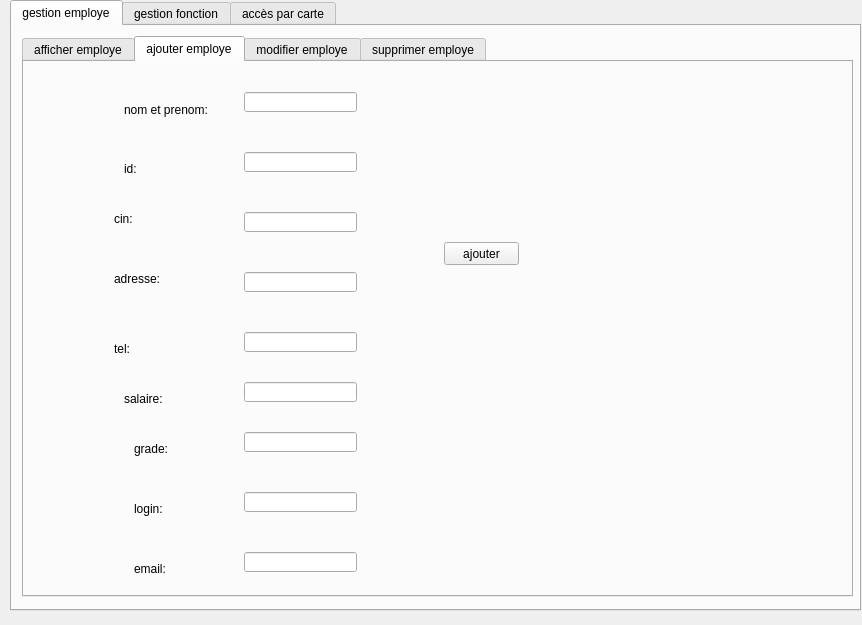
<?xml version="1.0" encoding="UTF-8"?>
<ui version="4.0">
 <class>employe</class>
 <widget class="QDialog" name="employe">
  <property name="geometry">
   <rect>
    <x>0</x>
    <y>0</y>
    <width>862</width>
    <height>625</height>
   </rect>
  </property>
  <property name="windowTitle">
   <string>Dialog</string>
  </property>
  <widget class="QTabWidget" name="tabWidget">
   <property name="geometry">
    <rect>
     <x>10</x>
     <y>0</y>
     <width>851</width>
     <height>611</height>
    </rect>
   </property>
   <property name="currentIndex">
    <number>0</number>
   </property>
   <widget class="QWidget" name="tab">
    <attribute name="title">
     <string>gestion employe</string>
    </attribute>
    <widget class="QTabWidget" name="tabWidget_2">
     <property name="geometry">
      <rect>
       <x>10</x>
       <y>10</y>
       <width>831</width>
       <height>561</height>
      </rect>
     </property>
     <property name="currentIndex">
      <number>1</number>
     </property>
     <widget class="QWidget" name="tab_4">
      <attribute name="title">
       <string>afficher employe</string>
      </attribute>
      <widget class="QTableView" name="tableView_employe">
       <property name="geometry">
        <rect>
         <x>10</x>
         <y>80</y>
         <width>801</width>
         <height>371</height>
        </rect>
       </property>
      </widget>
      <widget class="QPushButton" name="tri_id">
       <property name="geometry">
        <rect>
         <x>370</x>
         <y>20</y>
         <width>75</width>
         <height>23</height>
        </rect>
       </property>
       <property name="text">
        <string>tri par id</string>
       </property>
      </widget>
      <widget class="QPushButton" name="tri_grade">
       <property name="geometry">
        <rect>
         <x>470</x>
         <y>20</y>
         <width>75</width>
         <height>23</height>
        </rect>
       </property>
       <property name="text">
        <string>tri par grade</string>
       </property>
      </widget>
      <widget class="QPushButton" name="tri_nom">
       <property name="geometry">
        <rect>
         <x>570</x>
         <y>20</y>
         <width>75</width>
         <height>23</height>
        </rect>
       </property>
       <property name="text">
        <string>tri par nom</string>
       </property>
      </widget>
      <widget class="QPushButton" name="mailing_list">
       <property name="geometry">
        <rect>
         <x>740</x>
         <y>50</y>
         <width>75</width>
         <height>23</height>
        </rect>
       </property>
       <property name="text">
        <string>mailing list</string>
       </property>
      </widget>
      <widget class="QLineEdit" name="lineEdit">
       <property name="geometry">
        <rect>
         <x>110</x>
         <y>20</y>
         <width>221</width>
         <height>21</height>
        </rect>
       </property>
      </widget>
     </widget>
     <widget class="QWidget" name="tab_5">
      <attribute name="title">
       <string>ajouter employe</string>
      </attribute>
      <widget class="QLineEdit" name="nomPrenom">
       <property name="geometry">
        <rect>
         <x>220</x>
         <y>30</y>
         <width>113</width>
         <height>20</height>
        </rect>
       </property>
      </widget>
      <widget class="QLineEdit" name="id">
       <property name="geometry">
        <rect>
         <x>220</x>
         <y>90</y>
         <width>113</width>
         <height>20</height>
        </rect>
       </property>
      </widget>
      <widget class="QLineEdit" name="cin">
       <property name="geometry">
        <rect>
         <x>220</x>
         <y>150</y>
         <width>113</width>
         <height>20</height>
        </rect>
       </property>
      </widget>
      <widget class="QLineEdit" name="adresse">
       <property name="geometry">
        <rect>
         <x>220</x>
         <y>210</y>
         <width>113</width>
         <height>20</height>
        </rect>
       </property>
      </widget>
      <widget class="QLineEdit" name="tel">
       <property name="geometry">
        <rect>
         <x>220</x>
         <y>270</y>
         <width>113</width>
         <height>20</height>
        </rect>
       </property>
      </widget>
      <widget class="QLineEdit" name="salaire">
       <property name="geometry">
        <rect>
         <x>220</x>
         <y>320</y>
         <width>113</width>
         <height>20</height>
        </rect>
       </property>
      </widget>
      <widget class="QLineEdit" name="grade">
       <property name="geometry">
        <rect>
         <x>220</x>
         <y>370</y>
         <width>113</width>
         <height>20</height>
        </rect>
       </property>
      </widget>
      <widget class="QLineEdit" name="login">
       <property name="geometry">
        <rect>
         <x>220</x>
         <y>430</y>
         <width>113</width>
         <height>20</height>
        </rect>
       </property>
      </widget>
      <widget class="QLineEdit" name="email">
       <property name="geometry">
        <rect>
         <x>220</x>
         <y>490</y>
         <width>113</width>
         <height>20</height>
        </rect>
       </property>
      </widget>
      <widget class="QLabel" name="label">
       <property name="geometry">
        <rect>
         <x>100</x>
         <y>40</y>
         <width>101</width>
         <height>16</height>
        </rect>
       </property>
       <property name="text">
        <string>nom et prenom:</string>
       </property>
      </widget>
      <widget class="QLabel" name="label_2">
       <property name="geometry">
        <rect>
         <x>100</x>
         <y>100</y>
         <width>47</width>
         <height>14</height>
        </rect>
       </property>
       <property name="text">
        <string>id:</string>
       </property>
      </widget>
      <widget class="QLabel" name="label_3">
       <property name="geometry">
        <rect>
         <x>90</x>
         <y>150</y>
         <width>47</width>
         <height>14</height>
        </rect>
       </property>
       <property name="text">
        <string>cin:</string>
       </property>
      </widget>
      <widget class="QLabel" name="label_4">
       <property name="geometry">
        <rect>
         <x>90</x>
         <y>210</y>
         <width>47</width>
         <height>14</height>
        </rect>
       </property>
       <property name="text">
        <string>adresse:</string>
       </property>
      </widget>
      <widget class="QLabel" name="label_5">
       <property name="geometry">
        <rect>
         <x>90</x>
         <y>280</y>
         <width>47</width>
         <height>14</height>
        </rect>
       </property>
       <property name="text">
        <string>tel:</string>
       </property>
      </widget>
      <widget class="QLabel" name="label_6">
       <property name="geometry">
        <rect>
         <x>100</x>
         <y>330</y>
         <width>47</width>
         <height>14</height>
        </rect>
       </property>
       <property name="text">
        <string>salaire:</string>
       </property>
      </widget>
      <widget class="QLabel" name="label_7">
       <property name="geometry">
        <rect>
         <x>110</x>
         <y>380</y>
         <width>47</width>
         <height>14</height>
        </rect>
       </property>
       <property name="text">
        <string>grade:</string>
       </property>
      </widget>
      <widget class="QLabel" name="label_8">
       <property name="geometry">
        <rect>
         <x>110</x>
         <y>440</y>
         <width>47</width>
         <height>14</height>
        </rect>
       </property>
       <property name="text">
        <string>login:</string>
       </property>
      </widget>
      <widget class="QLabel" name="label_9">
       <property name="geometry">
        <rect>
         <x>110</x>
         <y>500</y>
         <width>47</width>
         <height>14</height>
        </rect>
       </property>
       <property name="text">
        <string>email:</string>
       </property>
      </widget>
      <widget class="QPushButton" name="ajouter">
       <property name="geometry">
        <rect>
         <x>420</x>
         <y>180</y>
         <width>75</width>
         <height>23</height>
        </rect>
       </property>
       <property name="text">
        <string>ajouter</string>
       </property>
      </widget>
     </widget>
     <widget class="QWidget" name="tab_6">
      <attribute name="title">
       <string>modifier employe</string>
      </attribute>
      <widget class="QLabel" name="label_10">
       <property name="geometry">
        <rect>
         <x>60</x>
         <y>40</y>
         <width>47</width>
         <height>14</height>
        </rect>
       </property>
       <property name="text">
        <string>id:</string>
       </property>
      </widget>
      <widget class="QLabel" name="label_11">
       <property name="geometry">
        <rect>
         <x>60</x>
         <y>100</y>
         <width>47</width>
         <height>14</height>
        </rect>
       </property>
       <property name="text">
        <string>salaire:</string>
       </property>
      </widget>
      <widget class="QLabel" name="label_12">
       <property name="geometry">
        <rect>
         <x>60</x>
         <y>170</y>
         <width>47</width>
         <height>14</height>
        </rect>
       </property>
       <property name="text">
        <string>grade:</string>
       </property>
      </widget>
      <widget class="QLineEdit" name="text_id">
       <property name="geometry">
        <rect>
         <x>170</x>
         <y>40</y>
         <width>113</width>
         <height>20</height>
        </rect>
       </property>
      </widget>
      <widget class="QLineEdit" name="text_salaire">
       <property name="geometry">
        <rect>
         <x>170</x>
         <y>100</y>
         <width>113</width>
         <height>20</height>
        </rect>
       </property>
      </widget>
      <widget class="QLineEdit" name="text_grade">
       <property name="geometry">
        <rect>
         <x>180</x>
         <y>170</y>
         <width>113</width>
         <height>20</height>
        </rect>
       </property>
      </widget>
      <widget class="QPushButton" name="modifier">
       <property name="geometry">
        <rect>
         <x>390</x>
         <y>130</y>
         <width>75</width>
         <height>23</height>
        </rect>
       </property>
       <property name="text">
        <string>modifier</string>
       </property>
      </widget>
     </widget>
     <widget class="QWidget" name="tab_7">
      <attribute name="title">
       <string>supprimer employe</string>
      </attribute>
      <widget class="QLineEdit" name="idSup">
       <property name="geometry">
        <rect>
         <x>220</x>
         <y>80</y>
         <width>113</width>
         <height>20</height>
        </rect>
       </property>
      </widget>
      <widget class="QLabel" name="label_13">
       <property name="geometry">
        <rect>
         <x>120</x>
         <y>80</y>
         <width>47</width>
         <height>14</height>
        </rect>
       </property>
       <property name="text">
        <string>id:</string>
       </property>
      </widget>
      <widget class="QPushButton" name="supprimer_employe">
       <property name="geometry">
        <rect>
         <x>350</x>
         <y>170</y>
         <width>75</width>
         <height>23</height>
        </rect>
       </property>
       <property name="text">
        <string>supprimer</string>
       </property>
      </widget>
     </widget>
    </widget>
   </widget>
   <widget class="QWidget" name="tab_2">
    <attribute name="title">
     <string>gestion fonction</string>
    </attribute>
    <widget class="QTabWidget" name="tabWidget_3">
     <property name="geometry">
      <rect>
       <x>10</x>
       <y>10</y>
       <width>841</width>
       <height>651</height>
      </rect>
     </property>
     <property name="currentIndex">
      <number>0</number>
     </property>
     <widget class="QWidget" name="tab_8">
      <attribute name="title">
       <string>afficher fonction</string>
      </attribute>
      <widget class="QTableView" name="tableView_fonction">
       <property name="geometry">
        <rect>
         <x>20</x>
         <y>60</y>
         <width>751</width>
         <height>431</height>
        </rect>
       </property>
      </widget>
     </widget>
     <widget class="QWidget" name="tab_9">
      <attribute name="title">
       <string>ajouter fonction</string>
      </attribute>
      <widget class="QLineEdit" name="id_fonction">
       <property name="geometry">
        <rect>
         <x>220</x>
         <y>60</y>
         <width>113</width>
         <height>20</height>
        </rect>
       </property>
      </widget>
      <widget class="QLineEdit" name="nom">
       <property name="geometry">
        <rect>
         <x>220</x>
         <y>120</y>
         <width>211</width>
         <height>20</height>
        </rect>
       </property>
      </widget>
      <widget class="QTextEdit" name="caract">
       <property name="geometry">
        <rect>
         <x>220</x>
         <y>180</y>
         <width>421</width>
         <height>121</height>
        </rect>
       </property>
      </widget>
      <widget class="QLineEdit" name="nb_heure">
       <property name="geometry">
        <rect>
         <x>220</x>
         <y>340</y>
         <width>113</width>
         <height>20</height>
        </rect>
       </property>
      </widget>
      <widget class="QLineEdit" name="diplome">
       <property name="geometry">
        <rect>
         <x>220</x>
         <y>400</y>
         <width>113</width>
         <height>20</height>
        </rect>
       </property>
      </widget>
      <widget class="QLabel" name="label_14">
       <property name="geometry">
        <rect>
         <x>110</x>
         <y>60</y>
         <width>47</width>
         <height>14</height>
        </rect>
       </property>
       <property name="text">
        <string>id:</string>
       </property>
      </widget>
      <widget class="QLabel" name="label_15">
       <property name="geometry">
        <rect>
         <x>110</x>
         <y>120</y>
         <width>47</width>
         <height>14</height>
        </rect>
       </property>
       <property name="text">
        <string>nom:</string>
       </property>
      </widget>
      <widget class="QLabel" name="label_16">
       <property name="geometry">
        <rect>
         <x>110</x>
         <y>230</y>
         <width>91</width>
         <height>16</height>
        </rect>
       </property>
       <property name="text">
        <string>caractéristiques:</string>
       </property>
      </widget>
      <widget class="QLabel" name="label_17">
       <property name="geometry">
        <rect>
         <x>110</x>
         <y>350</y>
         <width>71</width>
         <height>16</height>
        </rect>
       </property>
       <property name="text">
        <string>nb_heure:</string>
       </property>
      </widget>
      <widget class="QLabel" name="label_18">
       <property name="geometry">
        <rect>
         <x>110</x>
         <y>410</y>
         <width>71</width>
         <height>16</height>
        </rect>
       </property>
       <property name="text">
        <string>diplome:</string>
       </property>
      </widget>
      <widget class="QPushButton" name="ajouter_fonction">
       <property name="geometry">
        <rect>
         <x>440</x>
         <y>440</y>
         <width>75</width>
         <height>23</height>
        </rect>
       </property>
       <property name="text">
        <string>ajouter</string>
       </property>
      </widget>
     </widget>
     <widget class="QWidget" name="tab_10">
      <attribute name="title">
       <string>modifier fonction</string>
      </attribute>
      <widget class="QLabel" name="label_19">
       <property name="geometry">
        <rect>
         <x>80</x>
         <y>50</y>
         <width>47</width>
         <height>14</height>
        </rect>
       </property>
       <property name="text">
        <string>id:</string>
       </property>
      </widget>
      <widget class="QLabel" name="label_20">
       <property name="geometry">
        <rect>
         <x>70</x>
         <y>120</y>
         <width>47</width>
         <height>14</height>
        </rect>
       </property>
       <property name="text">
        <string>nom:</string>
       </property>
      </widget>
      <widget class="QLabel" name="label_21">
       <property name="geometry">
        <rect>
         <x>70</x>
         <y>190</y>
         <width>91</width>
         <height>16</height>
        </rect>
       </property>
       <property name="text">
        <string>caractéristiques:</string>
       </property>
      </widget>
      <widget class="QLineEdit" name="text_idf">
       <property name="geometry">
        <rect>
         <x>180</x>
         <y>50</y>
         <width>113</width>
         <height>20</height>
        </rect>
       </property>
      </widget>
      <widget class="QLineEdit" name="text_nomf">
       <property name="geometry">
        <rect>
         <x>180</x>
         <y>120</y>
         <width>113</width>
         <height>20</height>
        </rect>
       </property>
      </widget>
      <widget class="QTextEdit" name="text_caractf">
       <property name="geometry">
        <rect>
         <x>170</x>
         <y>190</y>
         <width>341</width>
         <height>121</height>
        </rect>
       </property>
      </widget>
      <widget class="QPushButton" name="modifier_fonction">
       <property name="geometry">
        <rect>
         <x>510</x>
         <y>360</y>
         <width>75</width>
         <height>23</height>
        </rect>
       </property>
       <property name="text">
        <string>modifier</string>
       </property>
      </widget>
     </widget>
     <widget class="QWidget" name="tab_11">
      <attribute name="title">
       <string>supprimer fonction</string>
      </attribute>
      <widget class="QLineEdit" name="idsupf">
       <property name="geometry">
        <rect>
         <x>230</x>
         <y>50</y>
         <width>113</width>
         <height>20</height>
        </rect>
       </property>
      </widget>
      <widget class="QLabel" name="idf_sup">
       <property name="geometry">
        <rect>
         <x>130</x>
         <y>50</y>
         <width>47</width>
         <height>14</height>
        </rect>
       </property>
       <property name="text">
        <string>id</string>
       </property>
      </widget>
      <widget class="QPushButton" name="supprimer_fonction">
       <property name="geometry">
        <rect>
         <x>360</x>
         <y>130</y>
         <width>75</width>
         <height>23</height>
        </rect>
       </property>
       <property name="text">
        <string>supprimer</string>
       </property>
      </widget>
     </widget>
     <widget class="QWidget" name="tab_12">
      <attribute name="title">
       <string>statistiques</string>
      </attribute>
      <widget class="QCustomPlot" name="StatPerso" native="true">
       <property name="geometry">
        <rect>
         <x>20</x>
         <y>39</y>
         <width>721</width>
         <height>541</height>
        </rect>
       </property>
      </widget>
     </widget>
    </widget>
   </widget>
   <widget class="QWidget" name="tab_3">
    <attribute name="title">
     <string>accès par carte</string>
    </attribute>
   </widget>
  </widget>
 </widget>
 <customwidgets>
  <customwidget>
   <class>QCustomPlot</class>
   <extends>QWidget</extends>
   <header>qcustomplot.h</header>
   <container>1</container>
  </customwidget>
 </customwidgets>
 <resources/>
 <connections/>
</ui>
